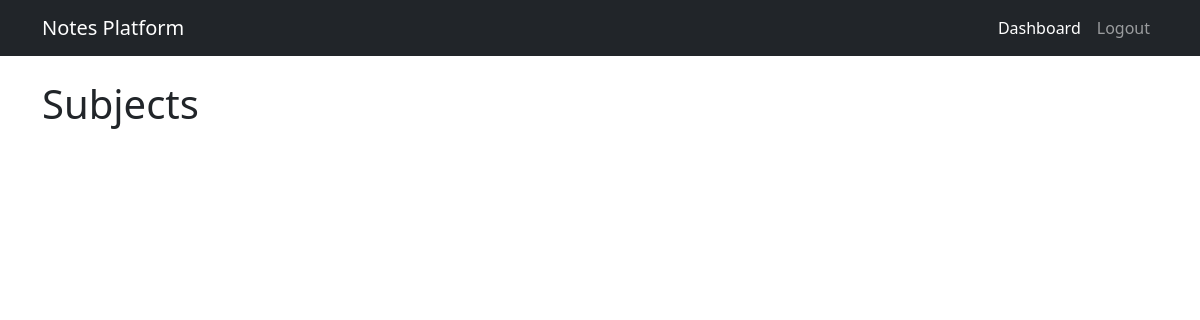
Before: /subjects with the older database file.
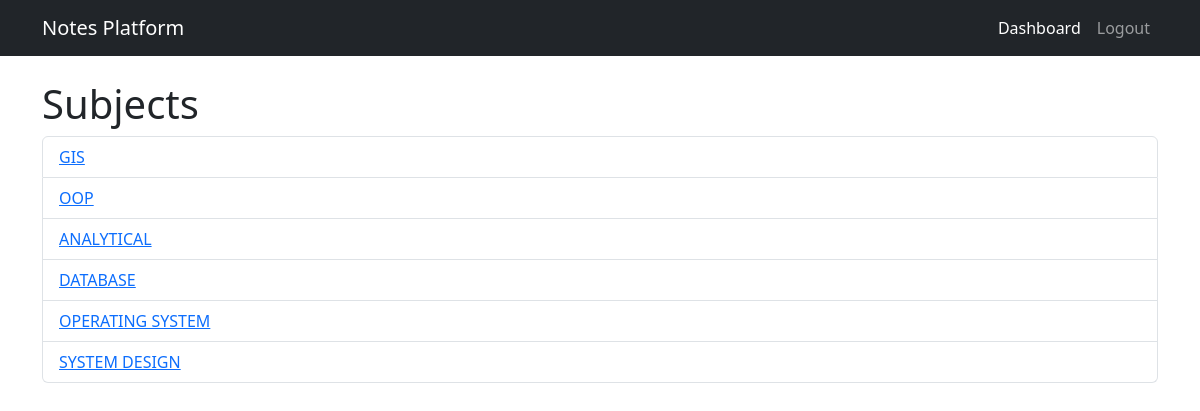
After: the same page with the newer database file.
### login/models.py (models this page shows, shortened)
class Subject(models.Model):
    name = models.CharField(max_length=100)

### login/views.py (the view)
# urls.py: path('subjects', subject_list, name='subject_list'),
def subject_list(request):
    subjects = Subject.objects.all()
    return render(request, 'subject_list.html', {'subjects': subjects})

### templates/subject_list.html (shortened to what this page needs)
<!DOCTYPE html>
<html lang="en">
<head>
    <link href="https://cdn.jsdelivr.net/npm/bootstrap@5.3.0/dist/css/bootstrap.min.css" rel="stylesheet">
</head>
<body>
    <nav class="navbar navbar-expand-lg navbar-dark bg-dark">
        <div class="container">
            <a class="navbar-brand" href="#">Notes Platform</a>
            <div class="collapse navbar-collapse" id="navbarNav">
                <ul class="navbar-nav ms-auto">
                    <li class="nav-item">
                        <a class="nav-link active" href="{% url 'dashboard' %}">Dashboard</a>
                    </li>
                    <li class="nav-item">
                        <a class="nav-link" href="{% url 'logout' %}">Logout</a>
                    </li>
                </ul>
            </div>
        </div>
    </nav>
    <div class="container mt-4">
        <h1>Subjects</h1>
        <ul class="list-group">
            {% for subject in subjects %}
                <li class="list-group-item">
                    <a href="{% url 'note_list' subject.id %}">{{ subject.name }}</a>
                </li>
            {% endfor %}
        </ul>
    </div>
</body>
</html>

Changed rows visible on the page:
added Subject: name "GIS"
added Subject: name "OOP"
added Subject: name "ANALYTICAL"
added Subject: name "DATABASE"
added Subject: name "OPERATING SYSTEM"
added Subject: name "SYSTEM DESIGN"
